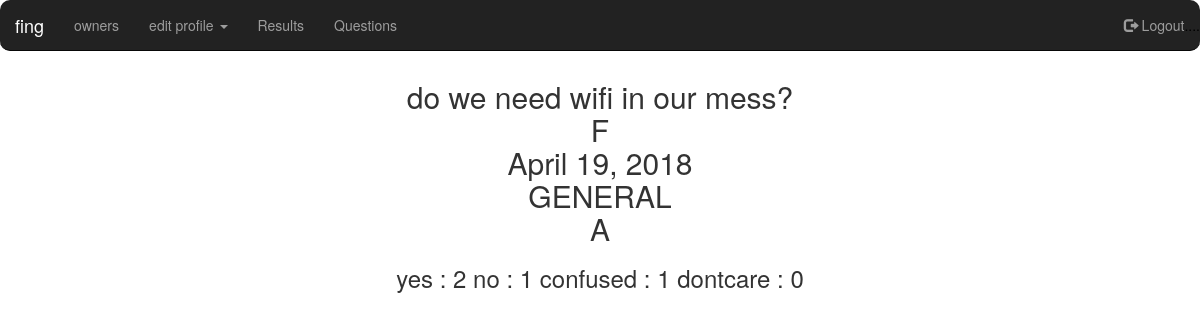
The page /results/3/ (signed in) on the database its author committed.
### mysite/models.py (models this page shows, shortened)
class QuestionTable(models.Model):
    question_text = models.CharField(max_length=100, blank=False)
    question_text_undrscr= models.CharField(max_length=100, blank=False)
    gender = models.CharField(max_length=1, choices=(('M','Male'),('F','Female'),('A','All')), blank=False, default='A')
    category = models.CharField(max_length=20, choices=(('ACADEMICS', 'ACADEMICS'), ('HOSTEL', 'HOSTEL'),('SPORTS','SPORTS'),('TIMETABLE','TIMETABLE'),('EVENTS','EVENTS'),('FESTIVAL','FESTIVAL'),('TRIP','TRIP'),('GENERAL','GENERAL')), default='GENERAL')
    yes_vote = models.PositiveIntegerField(default=0)
    no_vote =  models.PositiveIntegerField(default=0)
    dontcare_vote = models.PositiveIntegerField(default=0)
    confused_vote = models.PositiveIntegerField(default=0)
    dead_line = models.DateField()

### mysite/views.py (the view)
# urls.py: url(r'^results/(?P<q_id>[0-9]+)/$', result_detail, name='result-detail',),
def result_detail(request, q_id):
    if not request.user.is_authenticated():
        return redirect('/')
    q = QuestionTable.objects.filter(id = q_id, dead_line__lt=timezone.now())
    if q.count() == 0:
        return redirect('/questions/'+q_id+'/')
    question = get_object_or_404(QuestionTable, pk=q_id)
    user_gender = UserProfileModel.objects.get(user=request.user).gender
    return render(request, 'mysite/question/detail2.html',{'question':question, 'user_gender':user_gender })

### mysite/templates/mysite/question/detail2.html (shortened to what this page needs)
<!DOCTYPE html>
<html lang="en">
<head>
    {% load staticfiles %}
    <link rel="stylesheet" href="https://maxcdn.bootstrapcdn.com/bootstrap/3.3.7/css/bootstrap.min.css">
    <link rel="stylesheet" type="text/css" href="{% static 'mysite' %}">
</head>
<body>
<nav class="navbar navbar-inverse navbar-fixed-top">
    <div class="contaner-fluid">
        <div class="navbar-header">
            <a class="navbar-brand active" href="{% url 'home' %}">fing</a>
        </div>
        <div class="collapse navbar-collapse" id="topNavBar">
            <ul class="nav navbar-nav">
                <li><a href="{% url 'owners' %}">owners</a></li>
                <li class="dropdown">
                  <a class="dropdown-toggle" data-toggle="dropdown" href="#">edit profile <span class="caret"></span></a>
                </li>
                <li><a href="{% url 'results' %}">Results</a></li>
                <li><a href="{% url 'questions' %}">Questions</a></li>
            </ul>
            <ul class="nav navbar-nav navbar-right">
                <li><a href="{% url 'logout' %}"><span class="glyphicon glyphicon-log-out"></span> Logout<span style="color:black">....</span></a></li>
            </ul>
        </div>
    </div>
</nav>
<br><br><br>
<center>
<div style="width:90%">
    {% if queston.gender == user_gender or question.gender == "A" %}
    <h2>{{ question.question_text }}  <br>{{ user_gender }}<br>{{ question.dead_line }}<br>{{ question.category }}<br>
        {{ question.gender }}</h2>
    <h3>yes : {{ question.yes_vote }}
    no : {{ question.no_vote }}
    confused : {{ question.confused_vote }}
    dontcare : {{ question.dontcare_vote }}
    </h3>
    <div id="piechart_3d" style="width:500px; height:500px;"></div>
    {% else %}
    <h2>this question wasnt meant to be viewed by you, you cant view/vote/see result of this question</h2>
    {% endif %}
</div>
</center>
</body>
</html>

### mysite/templates/mysite/question/detail2.html (style rules this page uses)
.navbar { border-radius:10px; }

### rows shown on the page
QuestionTable: question_text "do we need wifi in our mess?", dead_line "April 19, 2018", category "GENERAL", gender "A", yes_vote "2", no_vote "1", confused_vote "1", dontcare_vote "0"

### other values the page prints
{{ user_gender }} "F"
